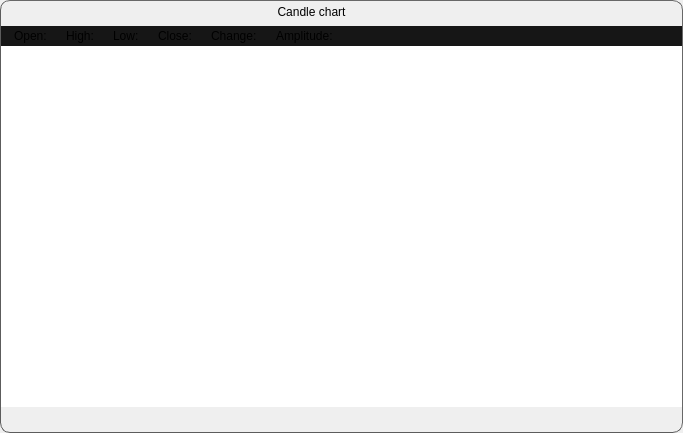
<?xml version="1.0" encoding="UTF-8"?>
<ui version="4.0">
 <class>CENTAUR_NAMESPACE::CandleChartDialog</class>
 <widget class="QDialog" name="CENTAUR_NAMESPACE::CandleChartDialog">
  <property name="geometry">
   <rect>
    <x>0</x>
    <y>0</y>
    <width>683</width>
    <height>433</height>
   </rect>
  </property>
  <property name="windowTitle">
   <string>Dialog</string>
  </property>
  <layout class="QVBoxLayout" name="verticalLayout_2">
   <property name="leftMargin">
    <number>0</number>
   </property>
   <property name="topMargin">
    <number>0</number>
   </property>
   <property name="rightMargin">
    <number>0</number>
   </property>
   <property name="bottomMargin">
    <number>0</number>
   </property>
   <item>
    <widget class="CENTAUR_NAMESPACE::ResizableFrame" name="addMainFrame">
     <property name="styleSheet">
      <string notr="true">QFrame#addMainFrame{
background-color: qlineargradient(x1:0.5, y1: 0, x2:0.5, y2:1, 
							stop: .1 rgb(23,31,38), stop: 0 rgb(36,44,50) stop: .2  rgb(3,12,19));

border-top-left-radius: 10px;
border-top-right-radius: 10px;
border-bottom-left-radius: 10px;
border-bottom-right-radius: 10px;
border-left: 1px solid rgb(92,92,92);
border-top: 1px solid rgb(104,104,104);
border-right: 1px solid rgb(104,104,104);
border-bottom: 1px solid rgb(92,92,92);
}</string>
     </property>
     <property name="frameShape">
      <enum>QFrame::StyledPanel</enum>
     </property>
     <property name="frameShadow">
      <enum>QFrame::Raised</enum>
     </property>
     <layout class="QVBoxLayout" name="verticalLayout_5">
      <property name="spacing">
       <number>0</number>
      </property>
      <property name="leftMargin">
       <number>0</number>
      </property>
      <property name="topMargin">
       <number>0</number>
      </property>
      <property name="rightMargin">
       <number>0</number>
      </property>
      <property name="bottomMargin">
       <number>0</number>
      </property>
      <item>
       <widget class="CENTAUR_NAMESPACE::MovableFrame" name="titleFrame">
        <property name="minimumSize">
         <size>
          <width>0</width>
          <height>20</height>
         </size>
        </property>
        <property name="maximumSize">
         <size>
          <width>16777215</width>
          <height>20</height>
         </size>
        </property>
        <property name="sizeIncrement">
         <size>
          <width>0</width>
          <height>0</height>
         </size>
        </property>
        <property name="cursor">
         <cursorShape>ArrowCursor</cursorShape>
        </property>
        <property name="mouseTracking">
         <bool>true</bool>
        </property>
        <property name="autoFillBackground">
         <bool>false</bool>
        </property>
        <property name="styleSheet">
         <string notr="true">QFrame{
background-color: qlineargradient(x1:0.5, y1: 0, x2:0.5, y2:1, 
							stop: 1  rgb(23,31,38), stop: 0 rgb(36,44,50));
border-top-left-radius: 10px;
border-top-right-radius: 10px;
border-bottom-left-radius: 0px;
border-bottom-right-radius: 0px;
border: 0px;
}</string>
        </property>
        <property name="frameShape">
         <enum>QFrame::NoFrame</enum>
        </property>
        <property name="frameShadow">
         <enum>QFrame::Plain</enum>
        </property>
        <layout class="QVBoxLayout" name="titleFrameLayout_3">
         <property name="spacing">
          <number>0</number>
         </property>
         <property name="leftMargin">
          <number>1</number>
         </property>
         <property name="topMargin">
          <number>1</number>
         </property>
         <property name="rightMargin">
          <number>1</number>
         </property>
         <property name="bottomMargin">
          <number>1</number>
         </property>
         <item>
          <widget class="QFrame" name="titleBarFrame">
           <property name="minimumSize">
            <size>
             <width>0</width>
             <height>20</height>
            </size>
           </property>
           <property name="maximumSize">
            <size>
             <width>16777215</width>
             <height>20</height>
            </size>
           </property>
           <property name="styleSheet">
            <string notr="true">QFrame{
background-color: rgba(0,0,0,0);
border: 0px;
}</string>
           </property>
           <property name="frameShape">
            <enum>QFrame::StyledPanel</enum>
           </property>
           <property name="frameShadow">
            <enum>QFrame::Raised</enum>
           </property>
           <layout class="QHBoxLayout" name="titleBarFrameLayout_3">
            <property name="spacing">
             <number>0</number>
            </property>
            <property name="sizeConstraint">
             <enum>QLayout::SetNoConstraint</enum>
            </property>
            <property name="leftMargin">
             <number>0</number>
            </property>
            <property name="topMargin">
             <number>0</number>
            </property>
            <property name="rightMargin">
             <number>0</number>
            </property>
            <property name="bottomMargin">
             <number>0</number>
            </property>
            <item>
             <widget class="QFrame" name="titleBarFrame_2">
              <property name="minimumSize">
               <size>
                <width>0</width>
                <height>20</height>
               </size>
              </property>
              <property name="maximumSize">
               <size>
                <width>16777215</width>
                <height>20</height>
               </size>
              </property>
              <property name="sizeIncrement">
               <size>
                <width>0</width>
                <height>0</height>
               </size>
              </property>
              <property name="styleSheet">
               <string notr="true">QFrame{
background-color: rgba(0,0,0,0);
border: 0px;
}</string>
              </property>
              <property name="frameShape">
               <enum>QFrame::StyledPanel</enum>
              </property>
              <property name="frameShadow">
               <enum>QFrame::Raised</enum>
              </property>
              <layout class="QHBoxLayout" name="titleBarFrameLayout2_3">
               <property name="spacing">
                <number>-1</number>
               </property>
               <property name="leftMargin">
                <number>0</number>
               </property>
               <property name="topMargin">
                <number>0</number>
               </property>
               <property name="rightMargin">
                <number>60</number>
               </property>
               <property name="bottomMargin">
                <number>0</number>
               </property>
               <item>
                <widget class="QLabel" name="titleLabel">
                 <property name="styleSheet">
                  <string notr="true"/>
                 </property>
                 <property name="text">
                  <string>Candle chart</string>
                 </property>
                 <property name="alignment">
                  <set>Qt::AlignCenter</set>
                 </property>
                </widget>
               </item>
              </layout>
             </widget>
            </item>
           </layout>
          </widget>
         </item>
        </layout>
       </widget>
      </item>
      <item>
       <widget class="CENTAUR_NAMESPACE::MovableFrame" name="mainTableFrame">
        <property name="styleSheet">
         <string notr="true">QFrame{
border: 0px;
}</string>
        </property>
        <property name="frameShape">
         <enum>QFrame::StyledPanel</enum>
        </property>
        <property name="frameShadow">
         <enum>QFrame::Raised</enum>
        </property>
        <layout class="QVBoxLayout" name="verticalLayout_6">
         <property name="spacing">
          <number>0</number>
         </property>
         <property name="leftMargin">
          <number>0</number>
         </property>
         <property name="topMargin">
          <number>5</number>
         </property>
         <property name="rightMargin">
          <number>0</number>
         </property>
         <property name="bottomMargin">
          <number>0</number>
         </property>
         <item>
          <widget class="QFrame" name="mainFrame">
           <property name="frameShape">
            <enum>QFrame::StyledPanel</enum>
           </property>
           <property name="frameShadow">
            <enum>QFrame::Raised</enum>
           </property>
           <layout class="QVBoxLayout" name="verticalLayout_7">
            <property name="spacing">
             <number>0</number>
            </property>
            <property name="leftMargin">
             <number>0</number>
            </property>
            <property name="topMargin">
             <number>0</number>
            </property>
            <property name="rightMargin">
             <number>0</number>
            </property>
            <property name="bottomMargin">
             <number>0</number>
            </property>
            <item>
             <widget class="QFrame" name="frameCharts">
              <property name="minimumSize">
               <size>
                <width>0</width>
                <height>40</height>
               </size>
              </property>
              <property name="styleSheet">
               <string notr="true">QFrame{
background-color: qlineargradient(x1:0.5, y1: 0, x2:0.5, y2:1, 
							stop: 1  rgba(53,61,66,50), stop: 0 rgba(79,85,90,50));
border-top-left-radius: 10px;
border-top-right-radius: 10px;
border-bottom-left-radius: 10px;
border-bottom-right-radius: 10px;
border: 0px;
}</string>
              </property>
              <property name="frameShape">
               <enum>QFrame::StyledPanel</enum>
              </property>
              <property name="frameShadow">
               <enum>QFrame::Raised</enum>
              </property>
              <layout class="QVBoxLayout" name="verticalLayout">
               <property name="spacing">
                <number>0</number>
               </property>
               <property name="leftMargin">
                <number>0</number>
               </property>
               <property name="topMargin">
                <number>0</number>
               </property>
               <property name="rightMargin">
                <number>0</number>
               </property>
               <property name="bottomMargin">
                <number>0</number>
               </property>
               <item>
                <widget class="QFrame" name="frame_2">
                 <property name="maximumSize">
                  <size>
                   <width>16777215</width>
                   <height>25</height>
                  </size>
                 </property>
                 <property name="styleSheet">
                  <string notr="true">QFrame{
background-color: rgb(22,22,22);
border-radius: 0px;
border-right: 0px;
border-top: 0px;
border-bottom: 0px;
}</string>
                 </property>
                 <property name="frameShape">
                  <enum>QFrame::StyledPanel</enum>
                 </property>
                 <property name="frameShadow">
                  <enum>QFrame::Raised</enum>
                 </property>
                 <layout class="QHBoxLayout" name="horizontalLayout">
                  <property name="leftMargin">
                   <number>0</number>
                  </property>
                  <property name="topMargin">
                   <number>0</number>
                  </property>
                  <property name="rightMargin">
                   <number>0</number>
                  </property>
                  <property name="bottomMargin">
                   <number>0</number>
                  </property>
                  <item>
                   <widget class="QLabel" name="labelTime">
                    <property name="text">
                     <string/>
                    </property>
                   </widget>
                  </item>
                  <item>
                   <widget class="QLabel" name="labelOpenText">
                    <property name="text">
                     <string>Open:</string>
                    </property>
                   </widget>
                  </item>
                  <item>
                   <widget class="QLabel" name="labelOpen">
                    <property name="text">
                     <string/>
                    </property>
                   </widget>
                  </item>
                  <item>
                   <widget class="QLabel" name="labelHighText">
                    <property name="text">
                     <string>High:</string>
                    </property>
                   </widget>
                  </item>
                  <item>
                   <widget class="QLabel" name="labelHigh">
                    <property name="maximumSize">
                     <size>
                      <width>16777215</width>
                      <height>20</height>
                     </size>
                    </property>
                    <property name="text">
                     <string/>
                    </property>
                   </widget>
                  </item>
                  <item>
                   <widget class="QLabel" name="labelLowText">
                    <property name="text">
                     <string>Low:</string>
                    </property>
                   </widget>
                  </item>
                  <item>
                   <widget class="QLabel" name="labelLow">
                    <property name="text">
                     <string/>
                    </property>
                   </widget>
                  </item>
                  <item>
                   <widget class="QLabel" name="labelCloseText">
                    <property name="text">
                     <string>Close:</string>
                    </property>
                   </widget>
                  </item>
                  <item>
                   <widget class="QLabel" name="labelClose">
                    <property name="text">
                     <string/>
                    </property>
                   </widget>
                  </item>
                  <item>
                   <widget class="QLabel" name="labelChangeText">
                    <property name="text">
                     <string>Change:</string>
                    </property>
                   </widget>
                  </item>
                  <item>
                   <widget class="QLabel" name="labelChange">
                    <property name="text">
                     <string/>
                    </property>
                   </widget>
                  </item>
                  <item>
                   <widget class="QLabel" name="labelAmplitudeText">
                    <property name="text">
                     <string>Amplitude:</string>
                    </property>
                   </widget>
                  </item>
                  <item>
                   <widget class="QLabel" name="labelAmplitude">
                    <property name="text">
                     <string/>
                    </property>
                   </widget>
                  </item>
                  <item>
                   <spacer name="horizontalSpacer_2">
                    <property name="orientation">
                     <enum>Qt::Horizontal</enum>
                    </property>
                    <property name="sizeHint" stdset="0">
                     <size>
                      <width>422</width>
                      <height>20</height>
                     </size>
                    </property>
                   </spacer>
                  </item>
                  <item>
                   <widget class="QLabel" name="labelLatency">
                    <property name="text">
                     <string/>
                    </property>
                   </widget>
                  </item>
                 </layout>
                </widget>
               </item>
               <item>
                <widget class="CENTAUR_NAMESPACE::CandleChartWidget" name="graphicsView">
                 <property name="minimumSize">
                  <size>
                   <width>0</width>
                   <height>200</height>
                  </size>
                 </property>
                 <property name="styleSheet">
                  <string notr="true">QFrame{
	border-radius: 0px;
}</string>
                 </property>
                </widget>
               </item>
              </layout>
             </widget>
            </item>
           </layout>
          </widget>
         </item>
         <item>
          <widget class="QFrame" name="statusBarFrame">
           <property name="minimumSize">
            <size>
             <width>0</width>
             <height>25</height>
            </size>
           </property>
           <property name="maximumSize">
            <size>
             <width>16777215</width>
             <height>25</height>
            </size>
           </property>
           <property name="styleSheet">
            <string notr="true">QFrame{
border: 0px;

background-color: qlineargradient(x1:0.5, y1: 0, x2:0.5, y2:1, 
							stop: 1  rgb(23,31,38), stop: 0  rgb(28,36,43));
border-top-left-radius: 0px;
border-top-right-radius: 0px;
border-bottom-left-radius: 10px;
border-bottom-right-radius: 10px;
}</string>
           </property>
           <property name="frameShape">
            <enum>QFrame::StyledPanel</enum>
           </property>
           <property name="frameShadow">
            <enum>QFrame::Raised</enum>
           </property>
           <layout class="QHBoxLayout" name="horizontalLayout_7">
            <property name="leftMargin">
             <number>0</number>
            </property>
            <property name="topMargin">
             <number>0</number>
            </property>
            <property name="rightMargin">
             <number>0</number>
            </property>
            <property name="bottomMargin">
             <number>0</number>
            </property>
            <item>
             <widget class="QFrame" name="frameStatusPluginsFrame">
              <property name="minimumSize">
               <size>
                <width>0</width>
                <height>26</height>
               </size>
              </property>
              <property name="maximumSize">
               <size>
                <width>16777215</width>
                <height>25</height>
               </size>
              </property>
              <property name="frameShape">
               <enum>QFrame::StyledPanel</enum>
              </property>
              <property name="frameShadow">
               <enum>QFrame::Raised</enum>
              </property>
              <layout class="QHBoxLayout" name="frameStatusPluginsFrameLayout_2">
               <property name="spacing">
                <number>0</number>
               </property>
               <property name="leftMargin">
                <number>0</number>
               </property>
               <property name="topMargin">
                <number>0</number>
               </property>
               <property name="rightMargin">
                <number>0</number>
               </property>
               <property name="bottomMargin">
                <number>0</number>
               </property>
               <item>
                <widget class="QFrame" name="frame">
                 <property name="minimumSize">
                  <size>
                   <width>50</width>
                   <height>0</height>
                  </size>
                 </property>
                 <property name="frameShape">
                  <enum>QFrame::StyledPanel</enum>
                 </property>
                 <property name="frameShadow">
                  <enum>QFrame::Raised</enum>
                 </property>
                 <layout class="QHBoxLayout" name="horizontalLayout_8">
                  <property name="spacing">
                   <number>0</number>
                  </property>
                  <property name="leftMargin">
                   <number>0</number>
                  </property>
                  <property name="topMargin">
                   <number>0</number>
                  </property>
                  <property name="rightMargin">
                   <number>0</number>
                  </property>
                  <property name="bottomMargin">
                   <number>0</number>
                  </property>
                  <item>
                   <spacer name="horizontalSpacer_7">
                    <property name="orientation">
                     <enum>Qt::Horizontal</enum>
                    </property>
                    <property name="sizeHint" stdset="0">
                     <size>
                      <width>40</width>
                      <height>20</height>
                     </size>
                    </property>
                   </spacer>
                  </item>
                  <item>
                   <widget class="QPushButton" name="onTopButton">
                    <property name="minimumSize">
                     <size>
                      <width>20</width>
                      <height>20</height>
                     </size>
                    </property>
                    <property name="maximumSize">
                     <size>
                      <width>20</width>
                      <height>20</height>
                     </size>
                    </property>
                    <property name="toolTip">
                     <string>&lt;html&gt;&lt;head/&gt;&lt;body&gt;&lt;p&gt;&lt;span style=&quot; font-size:14pt; font-weight:700;&quot;&gt;Keep always on-top&lt;/span&gt;&lt;/p&gt;&lt;p&gt;Keep this window on-top of the main UI&lt;/p&gt;&lt;/body&gt;&lt;/html&gt;</string>
                    </property>
                    <property name="styleSheet">
                     <string notr="true">QPushButton{
	border-radius: 5px;
}

QPushButton:hover{
	background-color: qlineargradient(x1:0.5, y1: 0, x2:0.5, y2:1, 
							stop: 0  rgb(58,58,58), stop: 1 rgb(68,68,68));
	border-radius: 5px;
}

QPushButton:pressed{
	background-color: qlineargradient(x1:0.5, y1: 0, x2:0.5, y2:1, 
							stop: 1  rgb(85,85,85), stop: 0 rgb(95,95,95));
	border-radius: 5px;
}

QPushButton:checked{
	background-color: qlineargradient(x1:0.5, y1: 0, x2:0.5, y2:1, 
							stop: 1  rgb(85,85,85), stop: 0 rgb(95,95,95));
	border-radius: 5px;
}</string>
                    </property>
                    <property name="text">
                     <string/>
                    </property>
                    <property name="icon">
                     <iconset resource="../qrc/resource.qrc">
                      <normaloff>:/img/on-top</normaloff>:/img/on-top</iconset>
                    </property>
                    <property name="checkable">
                     <bool>true</bool>
                    </property>
                   </widget>
                  </item>
                 </layout>
                </widget>
               </item>
               <item>
                <spacer name="horizontalSpacer_8">
                 <property name="orientation">
                  <enum>Qt::Horizontal</enum>
                 </property>
                 <property name="sizeType">
                  <enum>QSizePolicy::Fixed</enum>
                 </property>
                 <property name="sizeHint" stdset="0">
                  <size>
                   <width>10</width>
                   <height>20</height>
                  </size>
                 </property>
                </spacer>
               </item>
              </layout>
             </widget>
            </item>
           </layout>
          </widget>
         </item>
        </layout>
       </widget>
      </item>
     </layout>
    </widget>
   </item>
  </layout>
 </widget>
 <customwidgets>
  <customwidget>
   <class>CENTAUR_NAMESPACE::MovableFrame</class>
   <extends>QFrame</extends>
   <header>../../Library/cui/include/MovableFrame.hpp</header>
   <container>1</container>
  </customwidget>
  <customwidget>
   <class>CENTAUR_NAMESPACE::ResizableFrame</class>
   <extends>QFrame</extends>
   <header>../../Library/cui/include/ResizableFrame.hpp</header>
   <container>1</container>
  </customwidget>
  <customwidget>
   <class>CENTAUR_NAMESPACE::CandleChartWidget</class>
   <extends>QGraphicsView</extends>
   <header>../../Library/cui/include/CandleChartWidget.hpp</header>
  </customwidget>
 </customwidgets>
 <resources>
  <include location="../qrc/resource.qrc"/>
 </resources>
 <connections/>
</ui>
